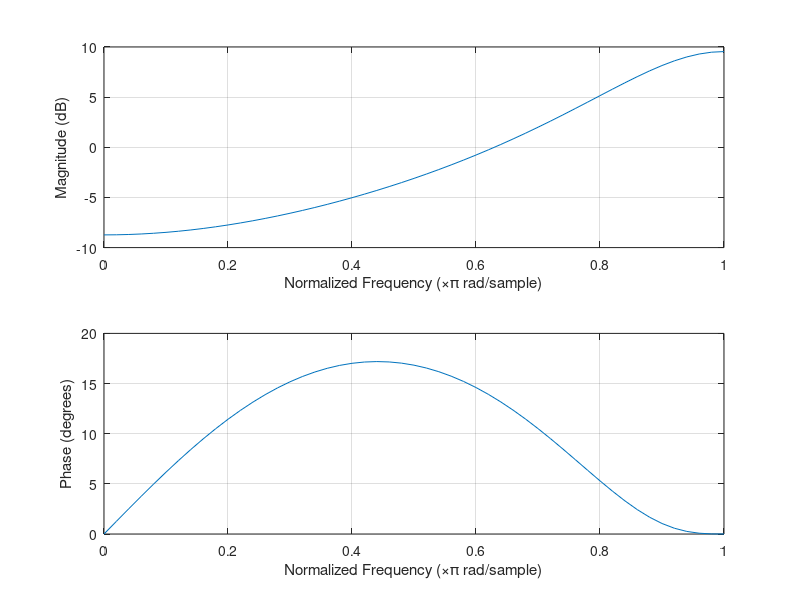

Write MATLAB code to recreate this figure.
%Parker King-Fournier
%MUMT 307 Assignment 2 Question 2

%a. y[n] = 0.3x[n] + 1.5x[n-1] - 0.3x[n-2] - 2.3y[n-1] - 0.8y[n-2]
%b. y = {0.3, 0.81, -2.411, 4.8973, -13.19259}
%c. (below)
b = [0.3 1.5 -0.3];
a = [1 2.3 0.8];
x = [1  zeros(1,1999)];
y = filter(b,a,x);

%d. (below)
freqz(b,a,50);

%e. The filter is not stable because its impulse response does not decay
%   towards zero over time.